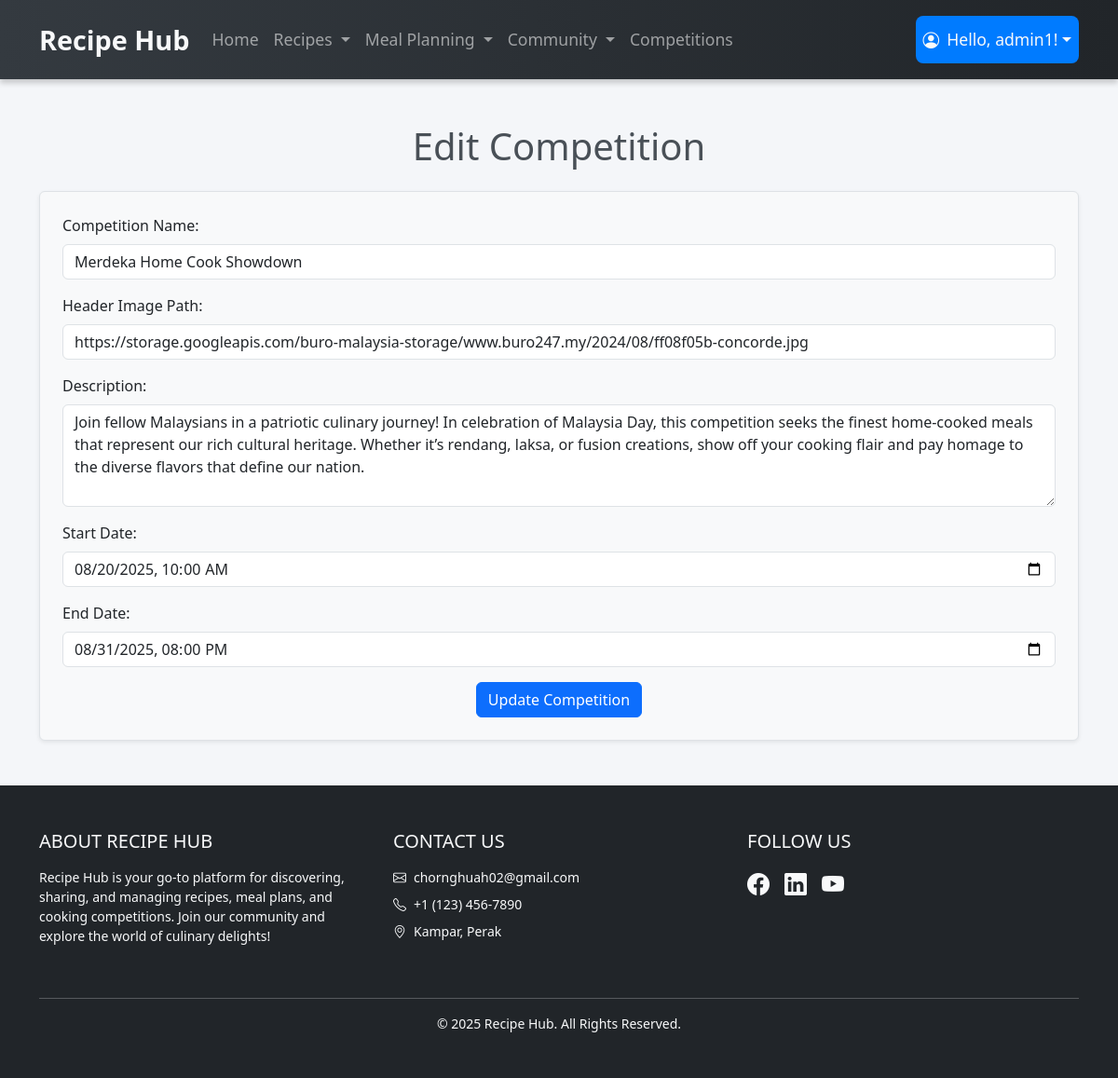
Screenshot of /cooking_competition_module/admin/edit_competition.php?id=2 (signed in) with the database file from the repository.
### tables this page shows
CREATE TABLE competition (
    competition_id INT PRIMARY KEY AUTO_INCREMENT,
    competition_name VARCHAR(255) NOT NULL,
    image_path VARCHAR(255) NOT NULL,
    description TEXT NOT NULL,
    start_date TIMESTAMP NOT NULL DEFAULT CURRENT_TIMESTAMP ON UPDATE CURRENT_TIMESTAMP,
    end_date TIMESTAMP NULL DEFAULT NULL
);

### cooking_competition_module/admin/edit_competition.php (the view, shortened to what this page needs)
<?php
require("../../user_module/database.php");
if(isset($_GET["id"])) {
    $competition_id = intval($_GET["id"]);
    $query = "SELECT * FROM competition WHERE competition_id = ?";
    $stmt = mysqli_prepare($con, $query);
    if ($stmt) {
        mysqli_stmt_bind_param($stmt, "i", $competition_id);
        mysqli_stmt_execute($stmt);
        $result = mysqli_stmt_get_result($stmt);
        if ($row = mysqli_fetch_assoc($result)) {
            $competition_name = $row['competition_name'];
            $image_path = $row['image_path'];
            $description = $row['description'];
            $start_date = $row['start_date'];
            $end_date = $row['end_date'];
        } else {
            header("Location: admin_competition.php?status=error&message=Competition not found");
            exit();
        }
    } else {
        header("Location: admin_competition.php?status=error&message=Failed to fetch competition details");
        exit();
    }
}
?>
<!DOCTYPE html>
<html lang="en">
<head>
    <link href="https://cdn.jsdelivr.net/npm/bootstrap@5.3.2/dist/css/bootstrap.min.css" rel="stylesheet">
    <link rel="stylesheet" href="../style/floating_box.css">
</head>
<body>
    <?php include("../../navbar.php"); ?>
    <div class="container mt-5 mb-5">
        <h1 class="text-center mb-4">Edit Competition</h1>
        <form method="POST" action="" class="p-4 border rounded shadow-sm bg-light">
            <div class="mb-3">
                <label for="competition_name" class="form-label">Competition Name:</label>
                <input type="text" id="competition_name" name="competition_name" class="form-control" maxlength="255" value="<?php echo htmlspecialchars($competition_name); ?>" required>
            </div>
            <div class="mb-3">
                <label for="image_path" class="form-label">Header Image Path:</label>
                <input type="text" id="image_path" name="image_path" class="form-control" maxlength="255" value="<?php echo htmlspecialchars($image_path); ?>" required>
            </div>
            <div class="mb-3">
                <label for="description" class="form-label">Description:</label>
                <textarea id="description" name="description" class="form-control" rows="4" required><?php echo htmlspecialchars($description); ?></textarea>
            </div>
            <div class="mb-3">
                <label for="start_date" class="form-label">Start Date:</label>
                <input type="datetime-local" id="start_date" name="start_date" class="form-control" value="<?php echo date('Y-m-d\TH:i', strtotime($start_date)); ?>" required>
            </div>
            <div class="mb-3">
                <label for="end_date" class="form-label">End Date:</label>
                <input type="datetime-local" id="end_date" name="end_date" class="form-control" value="<?php echo date('Y-m-d\TH:i', strtotime($end_date)); ?>" required>
            </div>
            <div class="text-center">
                <button type="submit" class="btn btn-primary">Update Competition</button>
            </div>
        </form>
    </div>
    <?php include '../../footer.php'; ?>
</body>
</html>

### cooking_competition_module/admin/edit_competition.php (style rules this page uses)
body { font-family: 'Segoe UI', Tahoma, Geneva, Verdana, sans-serif; background-color: #f4f6f9; margin: 0; padding: 0; }
h1 { text-align: center; margin: 20px 0; color: #495057; font-size: 2.5rem; }

### navbar.php (style rules this page uses)
html { overflow-y: scroll; }

### rows the page displays
competition: competition_name "Merdeka Home Cook Showdown", image_path "https://storage.googleapis.com/buro-malaysia-storage/www.buro247.my/2024/08/ff08f05b-concorde.jpg", description "Join fellow Malaysians in a patriotic culinary journey! In celebration of Malaysia Day, this competition seeks the finest home-cooked meals that represent our rich cultural heritage. Whether it’s rendang, laksa, or fusion creations, show off your cooking flair and pay homage to the diverse flavors that define our nation.", start_date "08/20/2025 10:00", end_date "08/31/2025 20:00"

### other values shown
$_SESSION['username'] "admin1"
